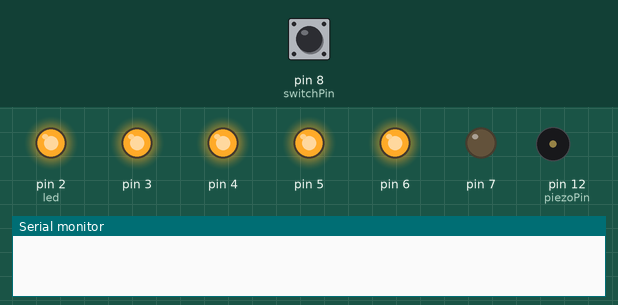
Simulated run of this sketch. Board: Arduino Uno, built with avr-gcc and run on an emulated ATmega328P. Parts: output pins drawn as LEDs (lit = HIGH), buzzer (waves = sounding), the last lines printed to the serial monitor. Inputs (shaded band) come from the test bench; at power-on: pin 8 (switchPin) LOW.

Above: at 11.4 s.
11.5 s: pin 8 (switchPin) pulled HIGH for 0.15 s
At 12.1 s:
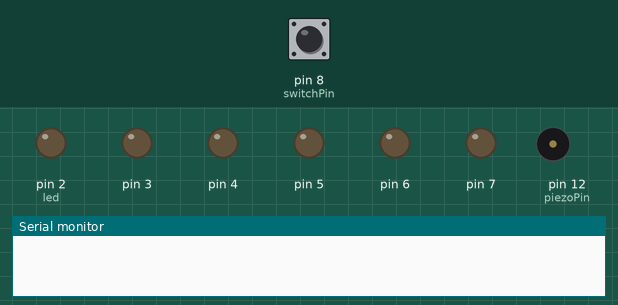
25.1 s: pin 8 (switchPin) pulled HIGH for 1 s
At 28.4 s:
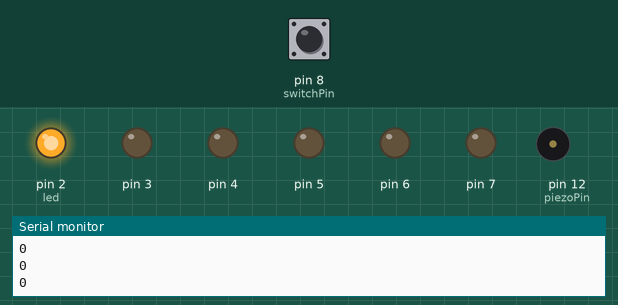
33.6 s: pin 8 (switchPin) pulled HIGH for 3.2 s
At 41.6 s:
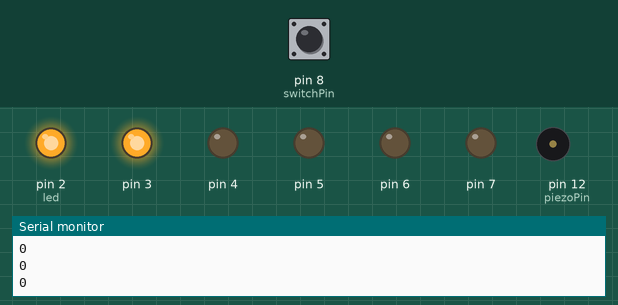
Timing chart, 0 to 50.3 s (numbered marks = the images above; inputs shaded):
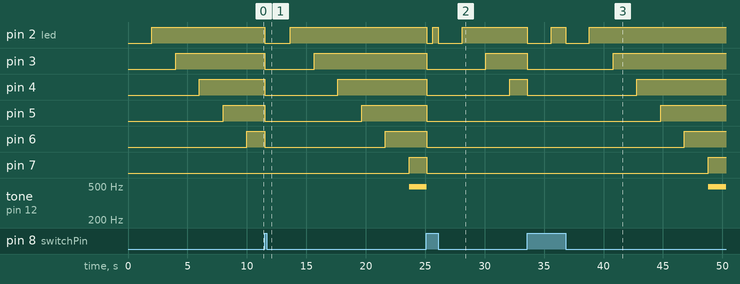

Measured:
- after the input at 11.5 s, pin 2 (led): HIGH → LOW at once, → HIGH 2.2 s later; pin 3: HIGH → LOW at once, → HIGH 4.2 s later; pin 4: HIGH → LOW at once, → HIGH 6.2 s later; pin 5: HIGH → LOW at once, → HIGH 8.2 s later; pin 6: HIGH → LOW at once, → HIGH 10.2 s later
- after the input at 25.1 s, pin 2 (led): HIGH → LOW at once, → HIGH 0.54 s later, → LOW 0.45 s later, → HIGH 2.0 s later; pin 3: HIGH → LOW at once, → HIGH 5.0 s later; pin 4: HIGH → LOW at once, → HIGH 7.0 s later; pin 5–7: HIGH → LOW at once; tone on pin 12 (piezoPin): 492 Hz → silent at once
- after the input at 33.6 s, pin 2 (led): alternates HIGH for 1.2 s and LOW for 2.0 s, 4 changes in all, then stays HIGH, starting at once; pin 3: HIGH → LOW at once, → HIGH 7.2 s later; pin 4: HIGH → LOW at once, → HIGH 9.2 s later; pin 5: LOW → HIGH after 11.2 s instead of 0.50 s; pin 6: LOW → HIGH after 13.2 s instead of 2.5 s

The sketch:

main.ino
```cpp
const int switchPin = 8;
const int piezoPin = 12;

unsigned long previousTime = 0;

int switchState = 0;
int previousSwitchState = 0;

int led = 2;

long interval = 2 * 1000;

void setup() {

  Serial.begin(9600);

  for (int x = 2; x < 8; x++) {
    pinMode(x, OUTPUT);
  }

  pinMode(piezoPin, OUTPUT);
  pinMode(switchPin, INPUT);
}

void loop() {

  unsigned long currentTime = millis();

  if (currentTime - previousTime > interval) {
    previousTime += interval;
    digitalWrite(led, HIGH);
    led++;
  }

  if (led == 8) {
    while (digitalRead(switchPin) == previousSwitchState) {
      Serial.println(switchState);
      Serial.println(previousSwitchState);
      tone(piezoPin, 492, 20);
      delay(15);
    }
    noTone(piezoPin);
  }

  switchState = digitalRead(switchPin);

  if (switchState != previousSwitchState) {
    for (int x = 2; x < 8; x++) {
      digitalWrite(x, LOW);
    }

    led = 2;
    previousTime = currentTime;
  }

  previousSwitchState = switchState;
}
```
